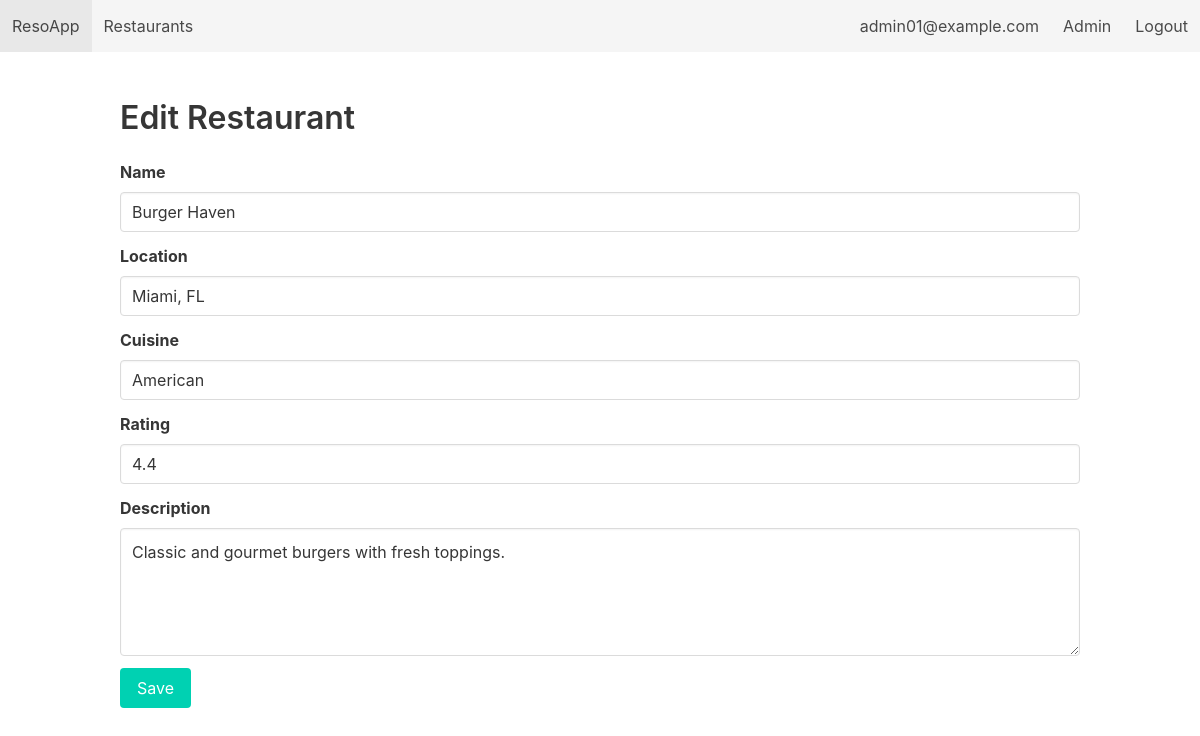
/admin/restaurant/7/edit (signed in), run on the app's committed database.
### tables this page shows
CREATE TABLE Restaurants (
        restaurant_id INTEGER PRIMARY KEY AUTOINCREMENT,
        name          TEXT NOT NULL,
        location      TEXT NOT NULL,
        cuisine       TEXT,
        rating        REAL CHECK (rating >= 0 AND rating <= 5),
        description   TEXT,
        created_at    DATE DEFAULT (DATE('now'))
    );

### restaurant_app/app.py (the view, shortened to what this page needs)
@app.route('/admin/restaurant/new', methods=['GET', 'POST'])
@app.route('/admin/restaurant/<int:rid>/edit', methods=['GET', 'POST'])
@login_required(role='admin')
def admin_restaurant_form(rid=None):
    db = get_db()
    restaurant = None
    if rid:
        restaurant = db.execute("SELECT * FROM Restaurants WHERE restaurant_id = ?", (rid,)).fetchone()
    return render_template('admin_restaurant_form.html', restaurant=restaurant)

### restaurant_app/app.py (called while the page is built)
def get_db():
    if 'db' not in g:
        g.db = sqlite3.connect(DB_PATH, detect_types=sqlite3.PARSE_DECLTYPES)
        g.db.row_factory = sqlite3.Row
        g.db.execute("PRAGMA foreign_keys = ON;")
    return g.db

def login_required(role=None):
    def decorator(f):
        @wraps(f)
        def wrapper(*args, **kwargs):
            if 'user' not in session:
                flash("Please log in first.", "warning")
                return redirect(url_for('login'))
            if role == 'admin' and session.get('role') != 'admin':
                flash("Admin area. Access denied.", "danger")
                return redirect(url_for('index'))
            return f(*args, **kwargs)
        return wrapper
    return decorator

### restaurant_app/templates/admin_restaurant_form.html
{% extends "base.html" %}
{% block content %}
<h2 class="title">{{ 'Edit' if restaurant else 'Add' }} Restaurant</h2>
<form method="post">
  <div class="field"><label class="label">Name</label><div class="control"><input class="input" name="name" value="{{ restaurant['name'] if restaurant }}"></div></div>
  <div class="field"><label class="label">Location</label><div class="control"><input class="input" name="location" value="{{ restaurant['location'] if restaurant }}"></div></div>
  <div class="field"><label class="label">Cuisine</label><div class="control"><input class="input" name="cuisine" value="{{ restaurant['cuisine'] if restaurant }}"></div></div>
  <div class="field"><label class="label">Rating</label><div class="control"><input class="input" name="rating" value="{{ restaurant['rating'] if restaurant }}"></div></div>
  <div class="field"><label class="label">Description</label><div class="control"><textarea class="textarea" name="description">{{ restaurant['description'] if restaurant }}</textarea></div></div>
  <div class="control"><button class="button is-primary">Save</button></div>
</form>
{% endblock %}

### data on the page
Restaurants: name "Burger Haven", location "Miami, FL", cuisine "American", rating "4.4", description "Classic and gourmet burgers with fresh toppings."

### other printed values
{{ session.get('name') }} "admin01@example.com"
{{ 'Edit' if restaurant else 'Add' }} "Edit"
